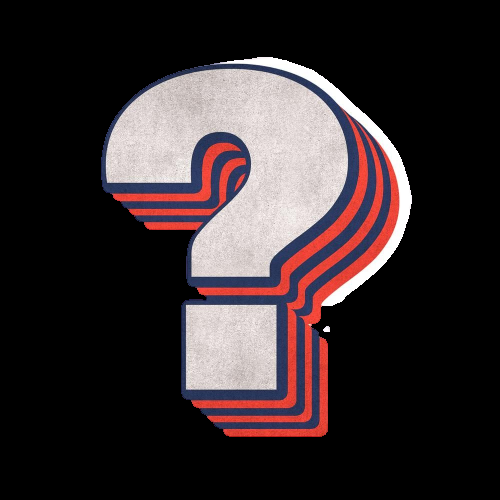
#> input picture Instagram_GB/question.png, 500 x 500 px
$ python -i Alano_GB.py   (imports and definitions only)
#> lines starting #> are read from the running program, lines starting #| are printed output that depends on the picture
#> further down, picture is the input picture: shape (500, 500, 3); mean B, G, R 45.9, 43.9, 53.5
import numpy as np
import sys
import cv2

# Criando as funçoes para cada filtro
def app_blur(frame):
    return cv2.GaussianBlur(frame, (9,9),0)

def app_negativo(frame):
    return cv2.bitwise_not(frame)

# [19 lines left out: functions verify_alpha, app_sepia, not called in this run]

def app_contraste(frame):
    frame_LAB = cv2.cvtColor(frame, cv2.COLOR_BGR2LAB)
#> frame_LAB: shape (500, 500, 3); mean of channels 0, 1, 2 49, 132.4, 128.8
    L, A, B = cv2.split(frame_LAB)
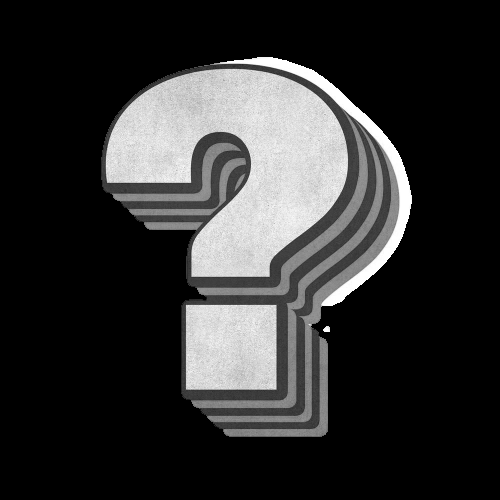
#> L: shape (500, 500); min 0, max 255, mean 49
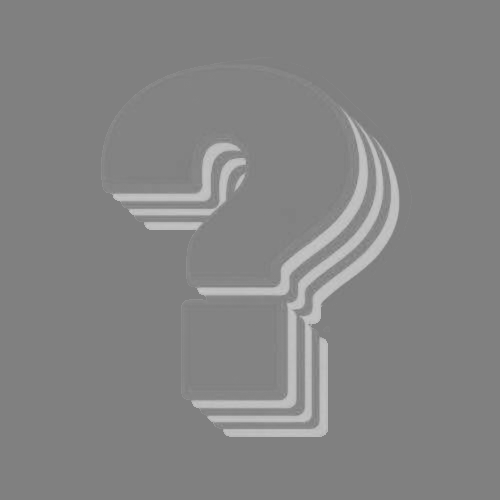
#> A: shape (500, 500); min 118, max 200, mean 132.4
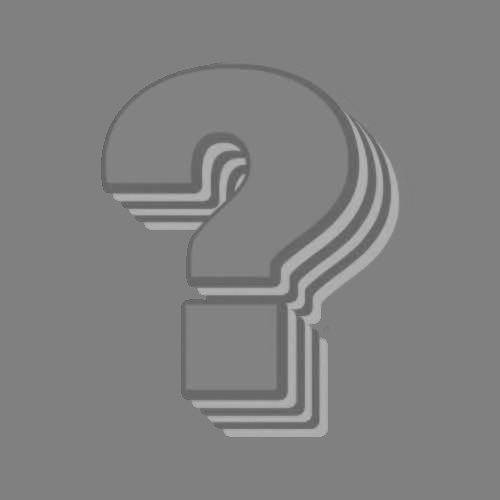
#> B: shape (500, 500); min 92, max 184, mean 128.8
    clahe = cv2.createCLAHE(clipLimit=3.0, tileGridSize=(8,8))
    cl1 = clahe.apply(L)
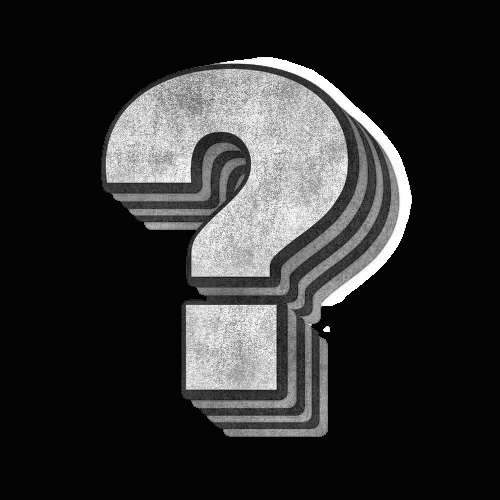
#> cl1: shape (500, 500); min 2, max 255, mean 47.5
    frame_clahe = cv2.merge((cl1, A, B))
#> frame_clahe: shape (500, 500, 3); mean of channels 0, 1, 2 47.5, 132.4, 128.8
    CLAHE_frame = cv2.cvtColor(frame_clahe, cv2.COLOR_LAB2BGR)
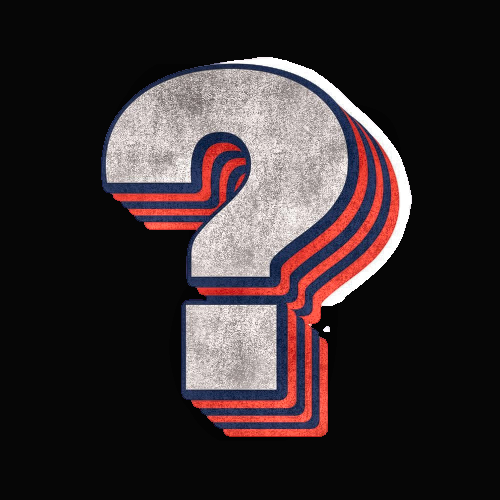
#> CLAHE_frame: shape (500, 500, 3); mean B, G, R 45.6, 43.7, 53.1
    return CLAHE_frame

def app_canny(frame):
    return cv2.Canny(frame, 100,200)

# [4 lines left out: function app_binario, not called in this run]

def app_desenho(frame):
    sk_gray, sk_color = cv2.pencilSketch(frame, sigma_s=60, sigma_r=0.07, shade_factor=0.05)
    return  sk_color

def app_pintura(frame):
    return cv2.stylization(frame, sigma_s=60, sigma_r=0.07)

# [4 lines left out: function app_afiado, not called in this run]

def app_cinza(frame):
    return cv2.cvtColor(frame, cv2.COLOR_BGR2GRAY)

# Prototipo dos stickers
# [13 lines left out: function draw_sticker, not called in this run]

# Checar se webcam abre corretamente
# [3 lines not run here, left out]

# Lista pros filtros
filters = []

# Escolhendo o modo Imagem ou Webcam
# [92 lines not run here, left out]

>>> import cv2
>>> picture = cv2.imread('question.png')
>>> result = app_contraste(picture)
